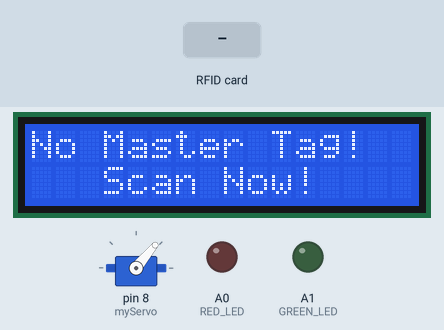
This sketch was run on a simulated Arduino Uno, built with avr-gcc and run on an emulated ATmega328P. Parts: 16×2 character LCD, servo, output pins drawn as LEDs (lit = HIGH). The test bench sets the inputs (shaded band). Pins used as bus, display or sensor lines are not drawn.

Above: at 0.9 s.
1.0 s: RFID card 5E 7A 19 C4 held to the reader
At 1.4 s:
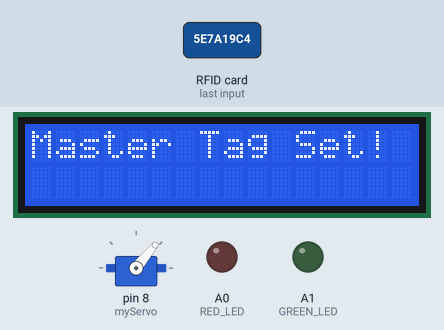
4.0 s: RFID card 5E 7A 19 C4 held to the reader
At 4.7 s:
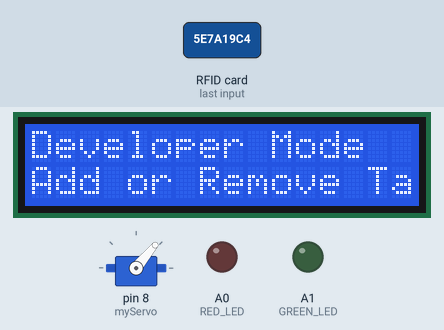
5.5 s: RFID card 5E 7A 19 C4 held to the reader
At 6.8 s:
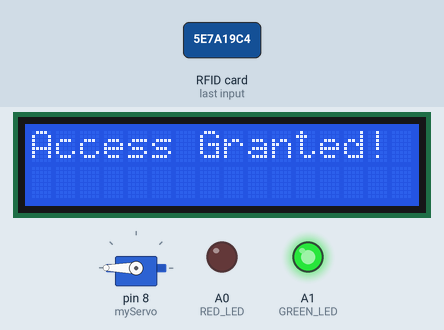
Timing chart, 0 to 10.6 s (numbered marks = the images above; inputs shaded):
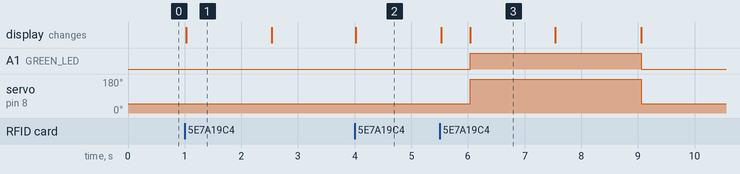

The sketch:

rfid_door_lock.ino
```cpp
#include <SPI.h>
#include <MFRC522.h>
#include <LiquidCrystal.h>
#include <Servo.h>

#define RST_PIN 9
#define SS_PIN 10
#define RED_LED A0
#define GREEN_LED A1

byte readCard[4];
char* myTags[100] = {};
int tagsCount = 0;
String tagID = "";
boolean successRead = false;
boolean correctTag = false;
boolean doorOpened = false;

//Create instances
MFRC522 mfrc522(SS_PIN, RST_PIN);
LiquidCrystal lcd(2, 3, 4, 5, 6, 7); //Parameters (rs, enable, d4, d5, d6, d7)
Servo myServo; //Servo Motor


//Define the custom functions
uint8_t getID() {
  //Getting ready for reading PICCs
  if ( !mfrc522.PICC_IsNewCardPresent()) {
    return 0; //else go on with the rest of the code
  }

  if (!mfrc522.PICC_ReadCardSerial()) {
    return 0; //Get Serial and continue
  }

  tagID = "";
  for (uint8_t i = 0; i < 4; i++) {
    readCard[i] = mfrc522.uid.uidByte[i];
    tagID.concat(String(mfrc522.uid.uidByte[i], HEX)); //Add the 4 bytes in a single String variable
  }
  tagID.toUpperCase();
  mfrc522.PICC_HaltA();
  return 1;
}

void printNormalModeMessage() {
  delay(1500);
  lcd.clear();
  lcd.print("Access Control");
  lcd.setCursor(0, 1);
  lcd.print("Scan Your Tag!");
}


void setup() {
  SPI.begin();
  mfrc522.PCD_Init();
  lcd.begin(16, 2);
  myServo. attach(8); //Set the d8 as servo input

  myServo.write(50); //Initial Position 50 degrees for servo motor

  //Setup Lights
  analogWrite(GREEN_LED, 0);
  analogWrite(RED_LED, 0);

  //Print the inital message
  lcd.print("No Master Tag!");
  lcd.setCursor(0, 1);
  lcd.print("   Scan Now!");
  //wait until master tag is scanned
  while (!successRead) {
    successRead = getID();
    if (successRead == true) {
      myTags[tagsCount] = strdup(tagID.c_str()); //Sets the master tag into position 0 in myTags Array
      lcd.clear();
      lcd.setCursor(0, 0);
      lcd.print("Master Tag Set!");
      tagsCount++;
    }
  }
  successRead = false;
  printNormalModeMessage();
}

void loop() {

  if (!doorOpened) {
    //Check for a tag
    if ( ! mfrc522.PICC_IsNewCardPresent()) { //If a new PICC placed to RFID reader continue
      return;
    }
    if ( ! mfrc522.PICC_ReadCardSerial()) {   //Since a PICC placed get Serial and continue
      return;
    }

    tagID = "";

    for (uint8_t i = 0; i < 4; i++) {
      readCard[i] = mfrc522.uid.uidByte[i];
      tagID.concat(String(readCard[i], HEX));
    }
    tagID.toUpperCase();
    mfrc522.PICC_HaltA(); //Stop Reading

    correctTag = false;

    //Check whether the tag entered is the master Tag
    if (tagID == myTags[0]) {
      lcd.clear();
      lcd.print("Developer Mode");
      lcd.setCursor(0, 1);
      lcd.print("Add or Remove Tag");

      while (successRead == false) {
        successRead = getID();
        if (successRead) {
          if (tagID == myTags[0]) {
            lcd.clear();
            lcd.setCursor(0, 0);
            lcd.print("Can't Remove");
            lcd.setCursor(0, 1);
            lcd.print("Master Tag!");
            delay(500);
            lcd.clear();
            lcd.setCursor(0, 0);
            lcd.print("Access Granted!");
            analogWrite(GREEN_LED, 400);
            myServo.write(180); //Unlocks the door
            printNormalModeMessage();
            doorOpened = true;
            successRead = false;
            printNormalModeMessage();
            return;
          }

          for (uint8_t i = 1; i < 100; i++) {
            if (tagID == myTags[i]) {
              myTags[i] = "";
              lcd.clear();
              lcd.setCursor(0, 0);
              lcd.print("Tag Removed!");
              delay(500);
              printNormalModeMessage();
              return;
            }
          }
          myTags[tagsCount] = strdup(tagID.c_str());
          lcd.clear();
          lcd.setCursor(0, 0);
          lcd.print("Tag Added!");
          delay(500);
          printNormalModeMessage();
          tagsCount++;
          return;
        }
      }
    }

    successRead = false;
    for (int i = 0; i < 100; i++) {
      if (tagID == myTags[i]) {
        lcd.clear();
        lcd.setCursor(0, 0);
        lcd.print("Access Granted!");
        analogWrite(GREEN_LED, 400);
        myServo.write(180); //Unlocks the door
        printNormalModeMessage();
        correctTag = true;
        doorOpened = true;
        lcd.clear();
        lcd.setCursor(0, 0);
      }
    }

    if (!correctTag) {
      lcd.clear();
      lcd.setCursor(0, 0);
      lcd.print("Access Denied!");
      analogWrite(RED_LED, 400);
      delay(1500);
      analogWrite(RED_LED, 0);
      printNormalModeMessage();
    }
  }

  else {
    lcd.clear();
    lcd.setCursor(0, 0);
    lcd.print("Door open!");
    lcd.setCursor(0, 1);
    lcd.print("Closing...,");
    myServo.write(50);
    analogWrite(GREEN_LED, 0);
    analogWrite(RED_LED, 0);
    doorOpened = false;
    printNormalModeMessage();
  }


}
```

Measured:
- after the input at 1.0 s, the display: changes at once (image 1)
- after the input at 4.0 s, the display: changes at once (image 2)
- after the input at 5.5 s, A1 (GREEN_LED): LOW → HIGH after 0.54 s, → LOW 3.0 s later; servo on pin 8 (myServo): 50° → 180° after 0.54 s, → 50° 3.0 s later; the display: first changes at once (image 3 shows a later state)
- what the display in image 1 shows lasts 1.5 s, from 1.0 s to 2.5 s
